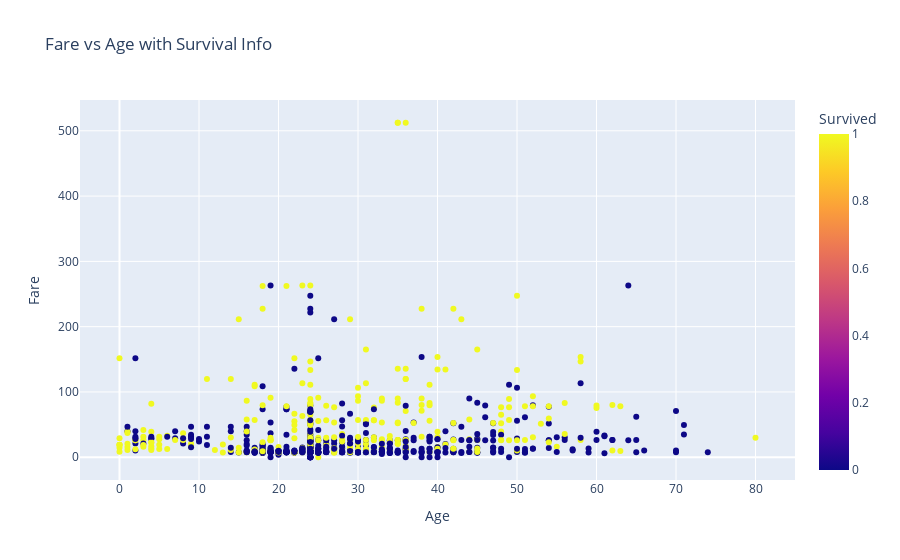

The notebook cell saved with this chart:
### Code cell
fig = px.scatter(df, x='Age', y='Fare', color='Survived',
                 hover_data=['Name', 'Sex', 'Pclass'],
                 title='Fare vs Age with Survival Info')
fig.show()

### Figure 1 — Plotly figure (JSON) as saved in the notebook; plotly's stock layout.template omitted (floating-point values rounded to 4 significant figures; data arrays with more than 128 entries replaced by an {"elided": "..."} marker saying what was removed)
{"data": [{"customdata": {"elided": "891x3 mixed values"}, "hovertemplate": "Age=%{x}<br>Fare=%{y}<br>Name=%{customdata[0]}<br>Sex=%{customdata[1]}<br>Pclass=%{customdata[2]}<br>Survived=%{marker.color}<extra></extra>", "legendgroup": "", "marker": {"color": {"elided": "891 int values"}, "coloraxis": "coloraxis", "symbol": "circle"}, "mode": "markers", "name": "", "orientation": "v", "showlegend": false, "type": "scatter", "x": {"elided": "891 int values"}, "xaxis": "x", "y": {"elided": "891 float values"}, "yaxis": "y"}], "layout": {"coloraxis": {"colorbar": {"title": {"text": "Survived"}}, "colorscale": [[0, "#0d0887"], [0.1111, "#46039f"], [0.2222, "#7201a8"], [0.3333, "#9c179e"], [0.4444, "#bd3786"], [0.5556, "#d8576b"], [0.6667, "#ed7953"], [0.7778, "#fb9f3a"], [0.8889, "#fdca26"], [1, "#f0f921"]]}, "legend": {"tracegroupgap": 0}, "title": {"text": "Fare vs Age with Survival Info"}, "xaxis": {"anchor": "y", "domain": [0, 1], "title": {"text": "Age"}}, "yaxis": {"anchor": "x", "domain": [0, 1], "title": {"text": "Fare"}}}}
